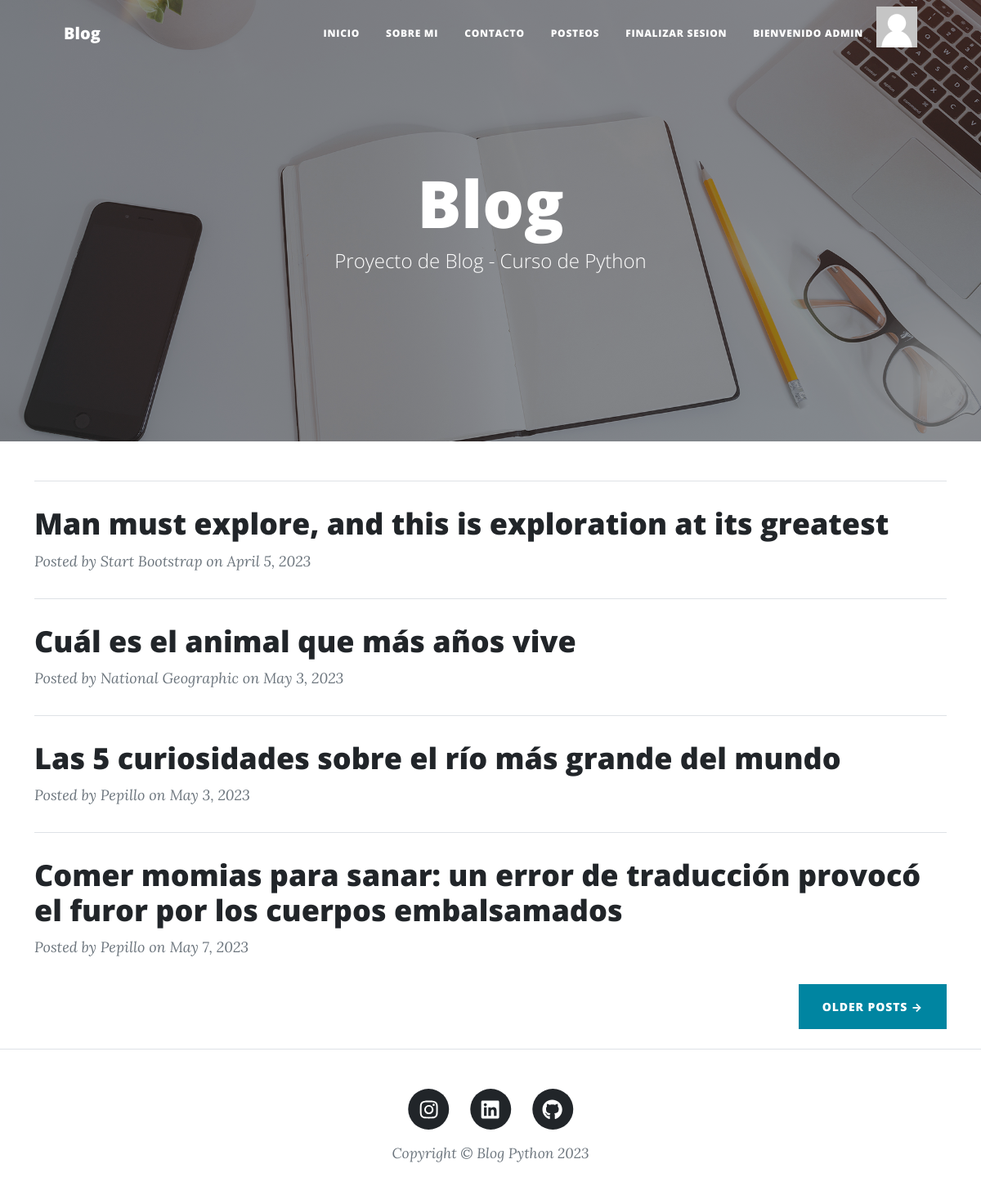
Screenshot of / (signed in) with the database file from the repository.
### Blog/models.py (models this page shows, shortened)
class Posteos(models.Model):
    titulo = models.CharField(max_length=200)
    subtitulo = models.CharField(max_length=200)
    autor = models.CharField(max_length=50)
    fecha = models.DateField()
    texto = RichTextField()

### Blog/views.py (the view)
# urls.py: path('', inicio),
def inicio(request):
    posteos = Posteos.objects.all()
    paginator = Paginator(posteos, 4)
    page_number = request.GET.get('page')
    page_obj = paginator.get_page(page_number)
    context = {'posteos': posteos,'page_obj': page_obj, "avatar": obtenerAvatar(request)}
    return render(request, 'inicio.html', context)

### Blog/views.py (called while the page is built)
@login_required
def obtenerAvatar(request):
    avatares = Avatar.objects.filter(user=request.user.id)
    if len(avatares) != 0:
        return avatares[0].imagen.url
    else:
        return "/media/avatares/default.png"

### Blog/templates/inicio.html (shortened to what this page needs)
{% extends "padre.html" %}
{% load static %}
{% block solo_inicio %}
 <header class="masthead" style="background-image: url('{% static "assets/img/home-bg.jpg" %}')">
       <div class="container position-relative px-4 px-lg-5">
          <div class="row gx-4 gx-lg-5 justify-content-center">
             <div class="col-md-10 col-lg-8 col-xl-7">
                 <div class="site-heading">
{% endblock %}
{% block titulo %}
    <h1>Blog</h1>
{% endblock %}
{% block segundo_titulo %}
    <h1><span class="subheading">Proyecto de Blog - Curso de Python</span></h1>
{% endblock %}
{% block segundo_contenido_que_cambia %}
<div class="container mt-4">
    <div class="post-preview">
        <table>
            <tbody>
                {% for posteo in posteos %}
            <hr class="my-4" />
            <div class="post-preview">
                <a href="{% url 'vistaPost' %}"><h2 class="post-title">{{ posteo.titulo }}</h2></a>
                <p class="post-meta">
                    Posted by {{ posteo.autor }} on {{ posteo.fecha }}
                </p>
            </div>
                {% endfor %}
            <div class="d-flex justify-content-end mb-4"><a class="btn btn-primary text-uppercase" href="#!">Older Posts →</a></div>
            </tbody>
        </table>
    </div>
</div>
{% endblock %}

### Blog/templates/padre.html (shortened to what this page needs)
<!DOCTYPE html>
<html lang="en">
    <head>
        {% load static %}
        <link href="{% static 'css/styles.css' %}" rel="stylesheet" />
    </head>
    <body>
        <nav class="navbar navbar-expand-lg navbar-light" id="mainNav">
            <div class="container px-4 px-lg-5">
                <a class="navbar-brand" href="{% url 'Inicio' %}">Blog</a>
                <div class="collapse navbar-collapse" id="navbarResponsive">
                    <ul class="navbar-nav ms-auto py-4 py-lg-0">
                        <li class="nav-item"><a class="nav-link px-lg-3 py-3 py-lg-4" href="{% url 'Inicio' %}">Inicio</a></li>
                        <li class="nav-item"><a class="nav-link px-lg-3 py-3 py-lg-4" href="{% url 'SobreMi' %}">Sobre Mi</a></li>
                        <li class="nav-item"><a class="nav-link px-lg-3 py-3 py-lg-4" href="{% url 'Contacto' %}">Contacto</a></li>
                        {% if user.is_authenticated %}
                        <li class="nav-item"><a class="nav-link px-lg-3 py-3 py-lg-4" href="{% url 'Posteos' %}">Posteos</a></li>
                        <li class="nav-item"><a class="nav-link px-lg-3 py-3 py-lg-4" href="{% url 'FinalizarSesion' %}">Finalizar Sesion</a></li>
                        <li class="nav-item"><a class="nav-link px-lg-3 py-3 py-lg-4" href="{% url 'miPerfil' %}">Bienvenido {{ user.username }}</a></li>
                        <img src="{{ avatar }}" alt="Avatar" style="width:50px;height:50px;"/>
                        {% else %}
                        <li class="nav-item"><a class="nav-link px-lg-3 py-3 py-lg-4" href="{% url 'IniciarSesion' %}">Iniciar Sesion</a></li>
                        <li class="nav-item"><a class="nav-link px-lg-3 py-3 py-lg-4" href="{% url 'Registro' %}">Registro</a></li>
                        {% endif %}
                    </ul>
                </div>
            </div>
        </nav>
        {% block solo_inicio %}
        {% endblock solo_inicio %}
                            {% block titulo %}
                            {% endblock %}
                            {% block segundo_titulo %}
                            {% endblock %}
                        </div>
                    </div>
                </div>
            </div>
        </header>
        {% block segundo_contenido_que_cambia %}
        {% endblock %}
        <footer class="border-top">
            <div class="container px-4 px-lg-5">
                <div class="row gx-4 gx-lg-5 justify-content-center">
                    <div class="col-md-10 col-lg-8 col-xl-7">
                        <ul class="list-inline text-center">
                            <li class="list-inline-item">
                                <a href="https://www.instagram.com/virginia.aye/">
                                    <span class="fa-stack fa-lg">
                                        <i class="fas fa-circle fa-stack-2x"></i>
                                        <i class="fab fa-instagram fa-stack-1x fa-inverse"></i>
                                    </span>
                                </a>
                            </li>
                            <li class="list-inline-item">
                                <a href="https://www.linkedin.com/in/virginia-barrios-53996a171/">
                                    <span class="fa-stack fa-lg">
                                        <i class="fas fa-circle fa-stack-2x"></i>
                                        <i class="fab fa-linkedin fa-stack-1x fa-inverse"></i>
                                    </span>
                                </a>
                            </li>
                            <li class="list-inline-item">
                                <a href="https://github.com/VirginiaBarrios">
                                    <span class="fa-stack fa-lg">
                                        <i class="fas fa-circle fa-stack-2x"></i>
                                        <i class="fab fa-github fa-stack-1x fa-inverse"></i>
                                    </span>
                                </a>
                            </li>
                        </ul>
                        <div class="small text-center text-muted fst-italic">Copyright &copy; Blog Python 2023</div>
                    </div>
                </div>
            </div>
        </footer>
    </body>
</html>

### rows the page displays
Posteos: titulo "Man must explore, and this is exploration at its greatest", autor "Start Bootstrap", fecha "April 5, 2023"
Posteos: titulo "Cuál es el animal que más años vive", autor "National Geographic", fecha "May 3, 2023"
Posteos: titulo "Las 5 curiosidades sobre el río más grande del mundo", autor "Pepillo", fecha "May 3, 2023"
Posteos: titulo "Comer momias para sanar: un error de traducción provocó el furor por los cuerpos embalsamados", autor "Pepillo", fecha "May 7, 2023"

### other values shown
{{ user.username }} "ADMIN"
